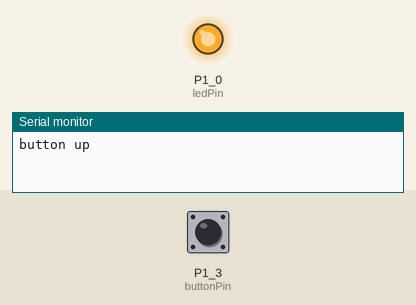
A sketch run on a simulated TI MSP430 LaunchPad. Shown: output pins drawn as LEDs (lit = HIGH), the last lines printed to the serial monitor. The inputs (shaded band) are chosen by the test bench; at power-on: P1_3 (buttonPin) HIGH.

Above: at 1.2 s.
1.3 s: P1_3 (buttonPin) pulled LOW for 0.15 s
At 1.7 s:
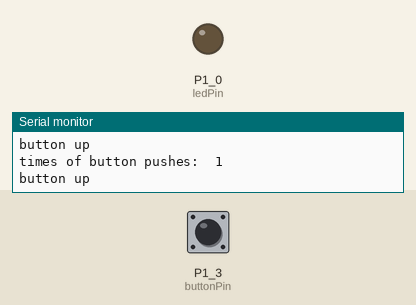
Timing chart, 0 to 4.3 s (numbered marks = the images above; inputs shaded):
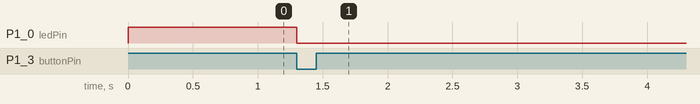

Measured:
- after the input at 1.3 s, P1_0 (ledPin): HIGH → LOW at once

The sketch:

lab3.2.ino
```cpp
const int  buttonPin = PUSH2;    // the pin that the pushbutton is attached to
const int ledPin = RED_LED;       // the pin that the LED is attached to

int buttonPushCounter = 0;   // counter for the number of button presses
int lastButtonState = 0;     // previous state of the button

void setup() {
  pinMode(buttonPin, INPUT_PULLUP);
  pinMode(ledPin, OUTPUT);
  Serial.begin(9600);
}

void loop() {
  int buttonState = digitalRead(buttonPin);

  // compare the buttonState to its previous state
  if (buttonState != lastButtonState) {
    // if the state has changed, increment the counter
    if (buttonState == LOW) { // button down
      buttonPushCounter++;
      Serial.print("times of button pushes:  ");
      Serial.println(buttonPushCounter);
    }
    else { // button up
      Serial.println("button up");
    }
  }
  lastButtonState = buttonState;

  if (buttonPushCounter % 4 == 0) {
    digitalWrite(ledPin, HIGH);
  } else {
   digitalWrite(ledPin, LOW);
  }

}
```
